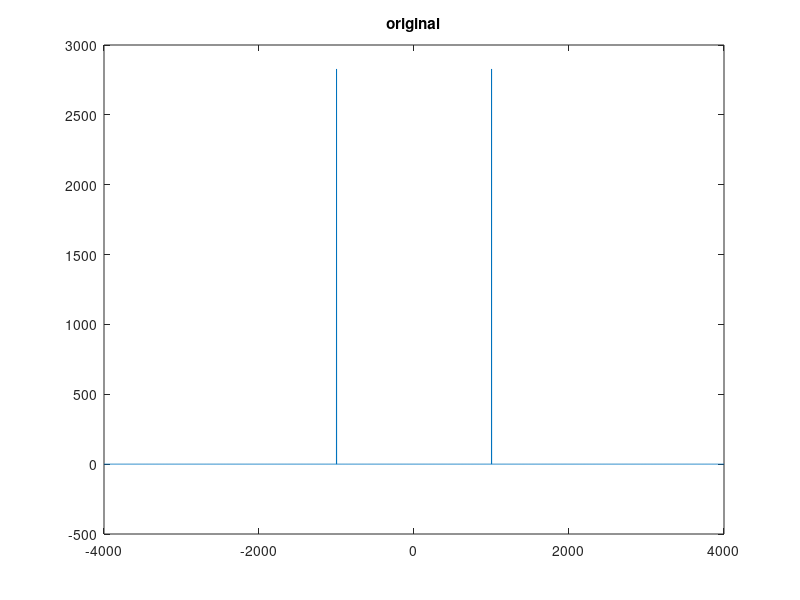

Source code (MATLAB):
% Evan Widloski - 2016-02-06
% fft plotting, convolution, and filters


%Tune in to a AMDSB radio channel

sample_rate = 8000;
duration = 1;
n = 1:sample_rate*duration;

## define discrete time signal
x1 = cos(2*pi*1000.*n/sample_rate);

## define values for x axis
frequencies = linspace(-sample_rate/2,sample_rate/2,sample_rate*duration);

plot(frequencies,real(fftshift(fft(x1))))
axis([min(frequencies) max(frequencies)])
%----------- basic FFT --------------


%plot fft of signal
title('original')

%----------- shifting signal ------------
## x2 = x1 .* 2.*cos(2*pi*100.*t);
## subplot(3,1,2)
## fftplot(x2,sample_rate,duration)
## title('shifted signal')

## %---------- lowpass ------------
## filter = sin(2*pi*1000.*t)./(pi.*t);

## convolved = fftconv(x2,filter);
## %audio is now (x2+filter) long, we need to trim it so that it is x1 long
## %get center chunk of returned sound, width = duration
## convolved = convolved(ceil((length(convolved) - sample_rate*duration)/2):floor((length(convolved) + sample_rate*duration)/2),:);
## %normalize sound
## convolved = convolved./max(convolved);

## subplot(3,1,3)
## fftplot(convolved,sample_rate,duration)
## title('lowpass')
## pause
